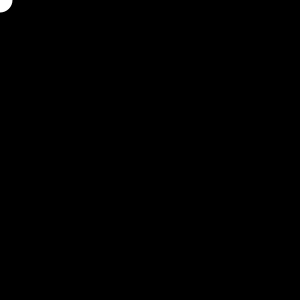
Frame 1 (no input)
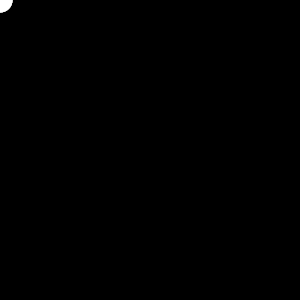
Frame 60 (the mouse pressed at the canvas centre just before this capture)
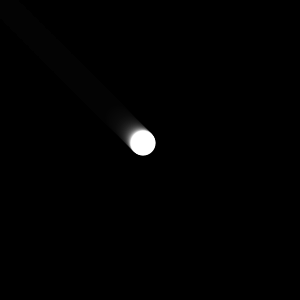
Frame 120 (the mouse held since frame 60 and released just before this capture)

The Processing sketch that drew these frames (run headless with seeded random() and noise(); from frame 60 on, the mouse is pressed at the canvas centre):

// Processing sketch: processing_60539
// ── processing_60539.pde

void setup()
{
  smooth();
  background(#000000);
  size(300, 300);
  noStroke();
}

float x, y;
float targetX, targetY;
float easing = 0.05;

void draw()
{
  fill(#000000, 32);
  rect(0, 0, width, height);
  targetX = mouseX;
  targetY = mouseY;
  float dx = targetX - x;
  float dy = targetY - y;
  if(abs(dx) > 1)
  {
    x += dx * easing;
  }
  if(abs(dy) > 1)
  {
    y += dy * easing;
  }
  fill(#FFFFFF);
  ellipse(x, y, 25, 25);
}
